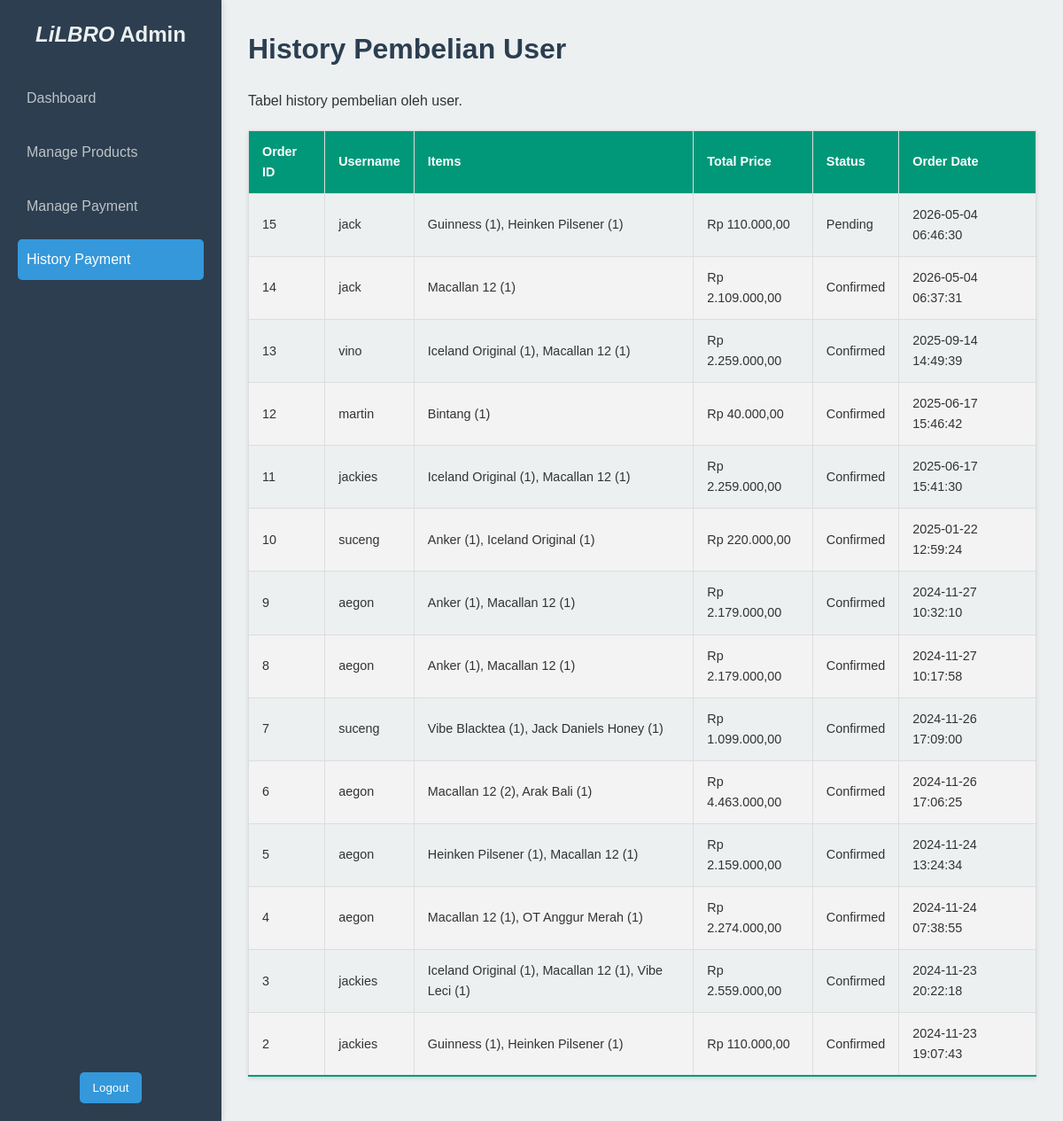
Page /history.php (signed in) on the committed database.
### tables this page shows
CREATE TABLE `orders` (
  `order_id` int(11) NOT NULL,
  `login_id` int(11) NOT NULL,
  `total_price` decimal(10,2) NOT NULL,
  `status` enum('Pending','Confirmed','Completed') DEFAULT 'Pending',
  `created_at` timestamp NOT NULL DEFAULT current_timestamp()
);

### function.php (called while the page is built, shortened)
<?php
require_once 'connect.php';
function getAllOrderHistory()
{
    global $pdo;
    $query = "
        SELECT
            o.order_id,
            o.total_price,
            o.status,
            o.created_at,
            l.username,
            GROUP_CONCAT(CONCAT(p.name, ' (', oi.quantity, ')') SEPARATOR ', ') AS items
        FROM orders o
        JOIN login l ON o.login_id = l.id
        JOIN order_items oi ON o.order_id = oi.order_id
        JOIN products p ON oi.product_id = p.id
        GROUP BY o.order_id
        ORDER BY o.created_at DESC";
    $stmt = $pdo->query($query);
    return $stmt->fetchAll(PDO::FETCH_ASSOC);
}

### history.php (the view, shortened to what this page needs)
<?php
require_once 'function.php';
$orderHistory = getAllOrderHistory();
?>
<!DOCTYPE html>
<html lang="id">
<head>
    <link rel="stylesheet" href="css/history.css">
</head>
<body>
    <div class="container">
        <aside class="sidebar">
            <h2><i>LiLBRO</i> Admin</h2>
            <ul class="menu">
                <li><a href="admin.php">Dashboard</a></li>
                <li><a href="addProduct.php">Manage Products</a></li>
                <li><a href="managePayment.php">Manage Payment</a></li>
                <li><a href="history.php" class="active">History Payment</a></li>
            </ul>
            <div class="logout">
                <form method="POST" action="">
                    <button type="submit" name="logout" class="button">Logout</button>
                </form>
            </div>
        </aside>
        <main class="main-content">
            <h1>History Pembelian User</h1>
            <p>Tabel history pembelian oleh user.</p>
            <section class="dashboard-overview">
                <table class="styled-table">
                    <thead>
                        <tr>
                            <th>Order ID</th>
                            <th>Username</th>
                            <th>Items</th>
                            <th>Total Price</th>
                            <th>Status</th>
                            <th>Order Date</th>
                        </tr>
                    </thead>
                    <tbody>
                        <?php if (!empty($orderHistory)): ?>
                            <?php foreach ($orderHistory as $order): ?>
                                <tr>
                                    <td><?= htmlspecialchars($order['order_id']) ?></td>
                                    <td><?= htmlspecialchars($order['username']) ?></td>
                                    <td><?= htmlspecialchars($order['items']) ?></td>
                                    <td>Rp <?= number_format($order['total_price'], 2, ',', '.') ?></td>
                                    <td><?= htmlspecialchars($order['status']) ?></td>
                                    <td><?= htmlspecialchars($order['created_at']) ?></td>
                                </tr>
                            <?php endforeach; ?>
                        <?php else: ?>
                            <tr>
                                <td colspan="6" style="text-align: center;">Belum ada riwayat pembelian.</td>
                            </tr>
                        <?php endif; ?>
                    </tbody>
                </table>
            </section>
        </main>
    </div>
</body>
</html>

### css/history.css (style rules this page uses)
.sidebar { position: fixed; top: 0; left: 0; width: 250px; height: 100%; background-color: #2c3e50; color: white; padding: 20px; overflow-y: auto; box-shadow: 2px 0 6px rgba(0, 0, 0, 0.1); }
.main-content { margin-left: 250px; padding: 30px; background-color: #ecf0f1; min-height: 100vh; overflow-y: auto; }
.dashboard-overview { margin-top: 20px; }
.styled-table { width: 100%; border-collapse: collapse; margin: 20px 0; font-size: 0.9em; font-family: Arial, sans-serif; min-width: 600px; box-shadow: 0px 2px 5px rgba(0, 0, 0, 0.1); }
.styled-table thead tr { background-color: #009879; color: white; text-align: left; }
.styled-table th, .styled-table td { padding: 12px 15px; border: 1px solid #dddddd; }
.styled-table tbody tr { border-bottom: 1px solid #dddddd; }
.styled-table tbody tr:nth-of-type(even) { background-color: #f3f3f3; }
.styled-table tbody tr:last-of-type { border-bottom: 2px solid #009879; }

### css/admin.css (style rules this page uses)
* { margin: 0; padding: 0; box-sizing: border-box; }
body { font-family: Arial, sans-serif; line-height: 1.6; background-color: #f4f4f4; color: #333; }
.container { display: flex; min-height: 100vh; }
.sidebar { width: 250px; background-color: #2c3e50; color: white; padding: 20px; display: flex; flex-direction: column; position: fixed; top: 0; left: 0; height: 100%; overflow-y: auto; box-shadow: 2px 0 6px rgba(0, 0, 0, 0.1); z-index: 1000; }
.sidebar h2 { text-align: center; margin-bottom: 30px; color: #ecf0f1; }
.sidebar .menu { list-style: none; flex-grow: 1; }
.sidebar .menu li { margin-bottom: 15px; }
.sidebar .menu a { color: #bdc3c7; text-decoration: none; padding: 10px; display: block; border-radius: 5px; transition: background-color 0.3s ease, color 0.3s ease; }
.sidebar .menu a:hover, .sidebar .menu a.active { background-color: #3498db; color: white; }
.sidebar .logout { margin-top: auto; text-align: center; }
.button { background-color: #3498db; color: white; border: none; padding: 10px 15px; border-radius: 5px; cursor: pointer; transition: background-color 0.3s ease; }
.main-content { flex-grow: 1; background-color: #ecf0f1; padding: 30px; margin-left: 250px; overflow-y: auto; }
.main-content h1 { margin-bottom: 20px; color: #2c3e50; }
.dashboard-overview { margin-top: 20px; }

### rows in the picture
orders: order_id "15", login.username "jack", items "Guinness (1), Heinken Pilsener (1)", total_price "110.000,00", status "Pending", created_at "2026-05-04 06:46:30"
orders: order_id "14", login.username "jack", items "Macallan 12 (1)", total_price "2.109.000,00", status "Confirmed", created_at "2026-05-04 06:37:31"
orders: order_id "13", login.username "vino", items "Iceland Original (1), Macallan 12 (1)", total_price "2.259.000,00", status "Confirmed", created_at "2025-09-14 14:49:39"
orders: order_id "12", login.username "martin", items "Bintang (1)", total_price "40.000,00", status "Confirmed", created_at "2025-06-17 15:46:42"
orders: order_id "11", login.username "jackies", items "Iceland Original (1), Macallan 12 (1)", total_price "2.259.000,00", status "Confirmed", created_at "2025-06-17 15:41:30"
orders: order_id "10", login.username "suceng", items "Anker (1), Iceland Original (1)", total_price "220.000,00", status "Confirmed", created_at "2025-01-22 12:59:24"
orders: order_id "9", login.username "aegon", items "Anker (1), Macallan 12 (1)", total_price "2.179.000,00", status "Confirmed", created_at "2024-11-27 10:32:10"
orders: order_id "8", login.username "aegon", items "Anker (1), Macallan 12 (1)", total_price "2.179.000,00", status "Confirmed", created_at "2024-11-27 10:17:58"
orders: order_id "7", login.username "suceng", items "Vibe Blacktea (1), Jack Daniels Honey (1)", total_price "1.099.000,00", status "Confirmed", created_at "2024-11-26 17:09:00"
orders: order_id "6", login.username "aegon", items "Macallan 12 (2), Arak Bali (1)", total_price "4.463.000,00", status "Confirmed", created_at "2024-11-26 17:06:25"
orders: order_id "5", login.username "aegon", items "Heinken Pilsener (1), Macallan 12 (1)", total_price "2.159.000,00", status "Confirmed", created_at "2024-11-24 13:24:34"
orders: order_id "4", login.username "aegon", items "Macallan 12 (1), OT Anggur Merah (1)", total_price "2.274.000,00", status "Confirmed", created_at "2024-11-24 07:38:55"
orders: order_id "3", login.username "jackies", items "Iceland Original (1), Macallan 12 (1), Vibe Leci (1)", total_price "2.559.000,00", status "Confirmed", created_at "2024-11-23 20:22:18"
orders: order_id "2", login.username "jackies", items "Guinness (1), Heinken Pilsener (1)", total_price "110.000,00", status "Confirmed", created_at "2024-11-23 19:07:43"
